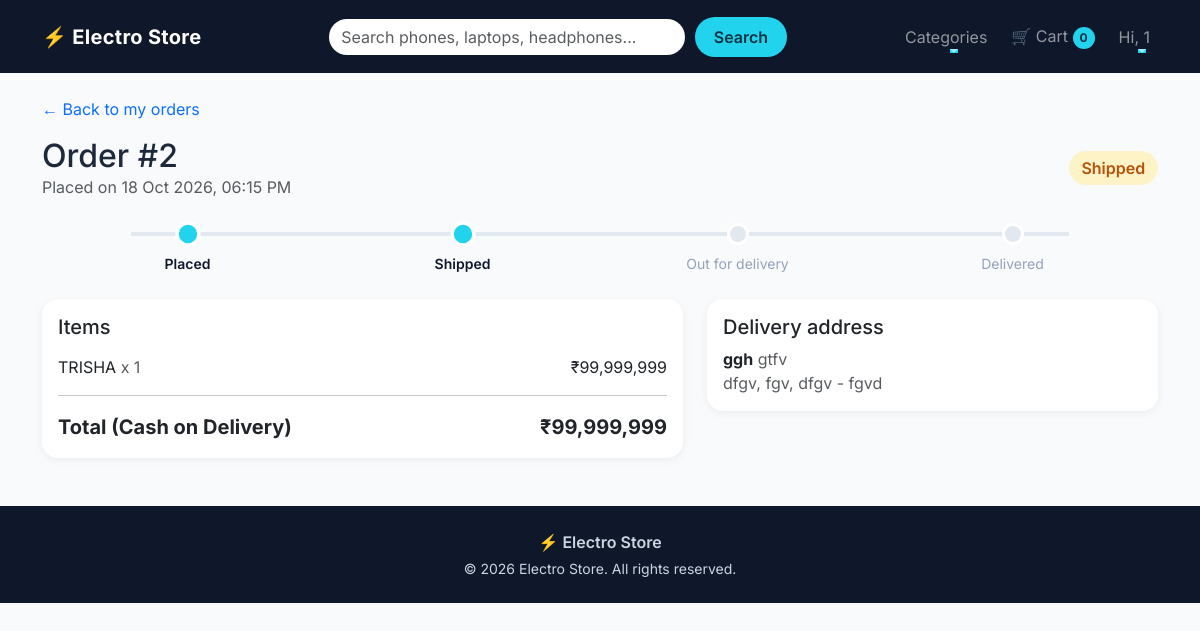
/orders/2/ (signed in), run on an earlier commit of the app's database.
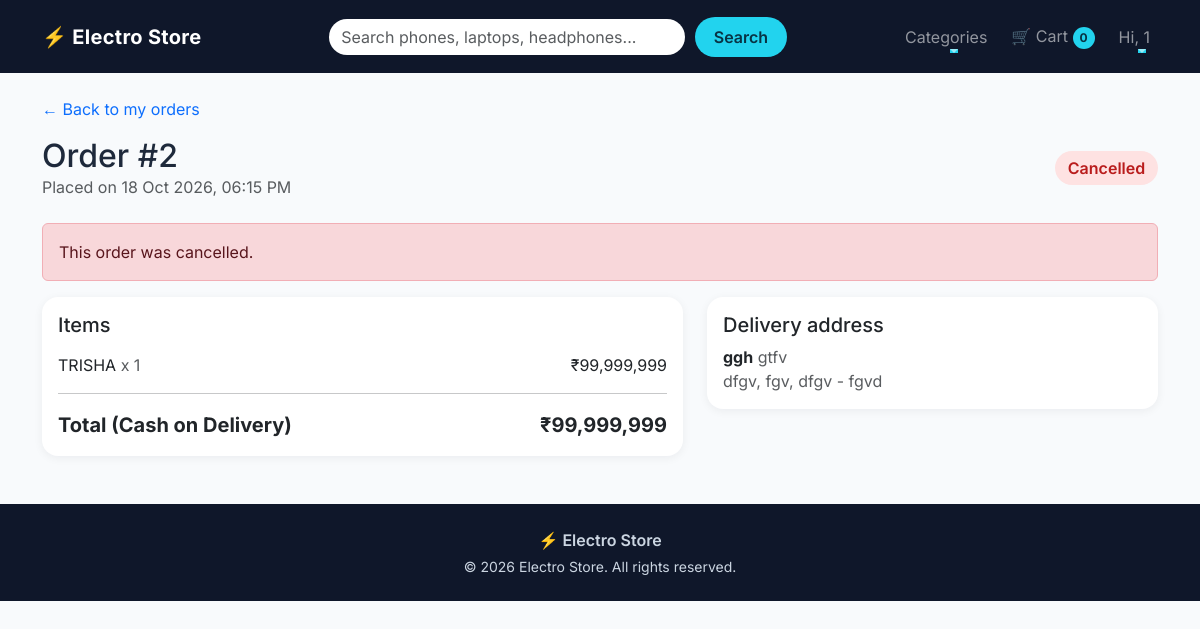
And on a later commit of the database.
### orders/models.py (models this page shows, shortened)
class Order(models.Model):
    STATUS_CHOICES = [
        ('PLACED', 'Placed'),
        ('SHIPPED', 'Shipped'),
        ('OUT_FOR_DELIVERY', 'Out for delivery'),
        ('DELIVERED', 'Delivered'),
        ('CANCELLED', 'Cancelled'),
    ]
    user = models.ForeignKey(
        settings.AUTH_USER_MODEL,
        on_delete=models.CASCADE,
        related_name='orders'
    )
    full_name = models.CharField(max_length=100)
    phone = models.CharField(max_length=15)
    address_line = models.CharField(max_length=255)
    city = models.CharField(max_length=100)
    state = models.CharField(max_length=100)
    pincode = models.CharField(max_length=10)
    total_amount = models.DecimalField(max_digits=10, decimal_places=2)
    status = models.CharField(
        max_length=20,
        choices=STATUS_CHOICES,
        default='PLACED'
    )
    created_at = models.DateTimeField(auto_now_add=True)
    class Meta:
        ordering = ['-created_at']
    @property
    def can_cancel(self):
        return self.status == 'PLACED'
    @property
    def status_step(self):
        mapping = {
         'PLACED': 1,
         'SHIPPED': 2,
         'OUT_FOR_DELIVERY': 3,
         'DELIVERED': 4,
         'CANCELLED': 0,
        }
        return mapping.get(self.status, 0)

### orders/views.py (the view)
# urls.py: path('<int:order_id>/', views.order_detail_view, name='order_detail'),
@login_required
def order_detail_view(request, order_id):
    order = get_object_or_404(
        Order,
        id=order_id,
        user=request.user
    )
    return render(
        request,
        'orders_templates/order_detail.html',
        {'order': order}
    )

### cart/context_processors.py (called while the page is built)
def cart_count(request):
    count = 0
    if request.user.is_authenticated:
        cart = Cart.objects.filter(user=request.user).first()
        if cart:
            count = cart.total_items
    return {'cart_count': count}

### cart/models.py (called while the page is built)
    @property
    def total_items(self):
        return sum(item.quantity for item in self.items.all())

### orders/models.py (called while the page is built)
    @property
    def subtotal(self):
        return self.price * self.quantity

### store/context_processors.py (called while the page is built)
def categories(request):
    return {'nav_categories' : Category.objects.all()}

def wishlist_ids(request):
    if request.user.is_authenticated:
        ids = set(
            Wishlist.objects.filter(
                user=request.user
            ).values_list('product_id', flat=True)
        )
    else:
        ids = set()
    return {'wishlist_ids': ids}

### templates/orders_templates/order_detail.html (shortened to what this page needs)
{% extends 'base.html' %}
{% load humanize %}
{% block content %}
<a href="{% url 'orders:order_list' %}" class="text-decoration-none">&larr; Back to my orders</a>
<div class="d-flex flex-wrap justify-content-between align-items-center mt-3 mb-4">
  <div>
    <h2 class="mb-0">Order #{{ order.id }}</h2>
    <span class="text-muted">Placed on {{ order.created_at|date:"d M Y, h:i A" }}</span>
  </div>
  <span class="status-badge status-{{ order.status }} fs-6">{{ order.get_status_display }}</span>
</div>
{% if order.status == 'CANCELLED' %}
<div class="alert alert-danger">This order was cancelled.</div>
{% else %}
<div class="tracker mb-4">
  <div class="tracker-step {% if order.status_step >= 1 %}done{% endif %}"><span class="dot"></span><small>Placed</small></div>
  <div class="tracker-step {% if order.status_step >= 2 %}done{% endif %}"><span class="dot"></span><small>Shipped</small></div>
  <div class="tracker-step {% if order.status_step >= 3 %}done{% endif %}"><span class="dot"></span><small>Out for delivery</small></div>
  <div class="tracker-step {% if order.status_step >= 4 %}done{% endif %}"><span class="dot"></span><small>Delivered</small></div>
</div>
{% endif %}
<div class="row g-4">
  <div class="col-lg-7">
    <div class="card cart-summary">
      <div class="card-body">
        <h5 class="mb-3">Items</h5>
        {% for item in order.items.all %}
        <div class="d-flex justify-content-between mb-2">
          <span>
            {% if item.product %}
              <a href="{% url 'store:product_detail' item.product.slug %}" class="text-decoration-none text-dark">{{ item.product_name }}</a>
            {% else %}
              {{ item.product_name }}
            {% endif %}
            <span class="text-muted">x {{ item.quantity }}</span>
          </span>
          <span>₹{{ item.subtotal|floatformat:0|intcomma }}</span>
        </div>
        {% endfor %}
        <hr>
        <div class="d-flex justify-content-between fw-bold fs-5">
          <span>Total (Cash on Delivery)</span>
          <span>₹{{ order.total_amount|floatformat:0|intcomma }}</span>
        </div>
      </div>
    </div>
  </div>
  <div class="col-lg-5">
    <div class="card cart-summary mb-3">
      <div class="card-body">
        <h5 class="mb-2">Delivery address</h5>
        <strong>{{ order.full_name }}</strong> <span class="text-muted">{{ order.phone }}</span>
        <p class="mb-0 text-muted">{{ order.address_line }}, {{ order.city }}, {{ order.state }} - {{ order.pincode }}</p>
      </div>
    </div>
  </div>
</div>
{% endblock %}

What changed in the data, as far as the page shows it:
changed Order "ggh": status "Shipped" → "Cancelled"
Also different on the page:
text no longer shown: "Placed Shipped Out for delivery Delivered"
text now shown: "This order was cancelled."
